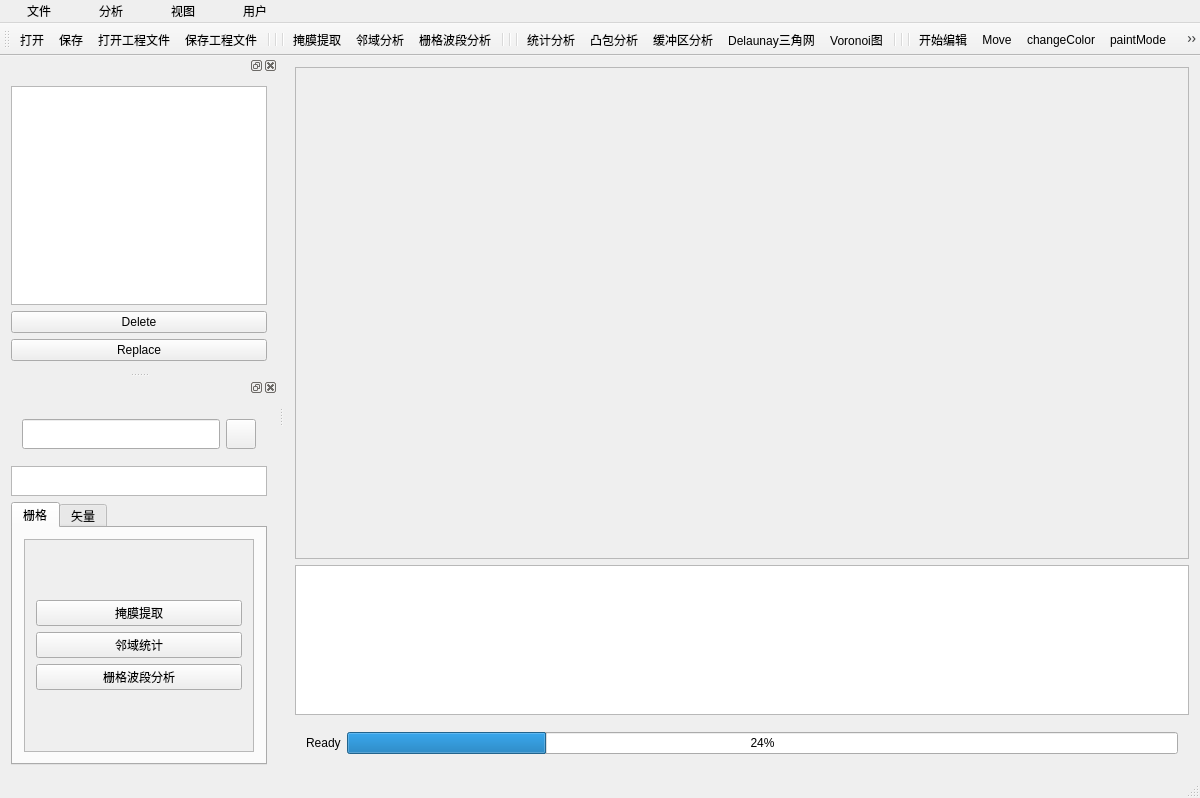
<?xml version="1.0" encoding="UTF-8"?>
<ui version="4.0">
 <class>mainwindowClass</class>
 <widget class="QMainWindow" name="mainwindowClass">
  <property name="geometry">
   <rect>
    <x>0</x>
    <y>0</y>
    <width>1200</width>
    <height>798</height>
   </rect>
  </property>
  <property name="windowTitle">
   <string>mainwindow</string>
  </property>
  <widget class="QWidget" name="centralWidget">
   <layout class="QVBoxLayout" name="verticalLayout_2">
    <item>
     <widget class="QScrollArea" name="scrollArea">
      <property name="widgetResizable">
       <bool>true</bool>
      </property>
      <widget class="QWidget" name="scrollAreaWidgetContents">
       <property name="geometry">
        <rect>
         <x>0</x>
         <y>0</y>
         <width>902</width>
         <height>488</height>
        </rect>
       </property>
      </widget>
     </widget>
    </item>
    <item>
     <widget class="QTextEdit" name="log">
      <property name="minimumSize">
       <size>
        <width>0</width>
        <height>150</height>
       </size>
      </property>
      <property name="maximumSize">
       <size>
        <width>16777215</width>
        <height>150</height>
       </size>
      </property>
      <property name="styleSheet">
       <string notr="true"/>
      </property>
      <property name="readOnly">
       <bool>true</bool>
      </property>
     </widget>
    </item>
    <item>
     <widget class="QWidget" name="widget_2" native="true">
      <layout class="QHBoxLayout" name="horizontalLayout_2">
       <item>
        <widget class="QLabel" name="time">
         <property name="maximumSize">
          <size>
           <width>50</width>
           <height>16777215</height>
          </size>
         </property>
         <property name="text">
          <string>Ready</string>
         </property>
        </widget>
       </item>
       <item>
        <widget class="QProgressBar" name="progressBar">
         <property name="value">
          <number>24</number>
         </property>
        </widget>
       </item>
      </layout>
     </widget>
    </item>
   </layout>
  </widget>
  <widget class="QMenuBar" name="menuBar">
   <property name="geometry">
    <rect>
     <x>0</x>
     <y>0</y>
     <width>1200</width>
     <height>33</height>
    </rect>
   </property>
   <property name="styleSheet">
    <string notr="true"/>
   </property>
   <widget class="QMenu" name="file">
    <property name="title">
     <string>     文件     </string>
    </property>
    <addaction name="openFile"/>
    <addaction name="saveFile"/>
    <addaction name="openProjectAct"/>
    <addaction name="saveProjectAct"/>
   </widget>
   <widget class="QMenu" name="windows">
    <property name="title">
     <string>     视图     </string>
    </property>
    <addaction name="openLayersManageAct"/>
    <addaction name="openToolBox"/>
   </widget>
   <widget class="QMenu" name="analysis">
    <property name="title">
     <string>     分析     </string>
    </property>
    <widget class="QMenu" name="analysis_2">
     <property name="title">
      <string>几何分析</string>
     </property>
     <property name="icon">
      <iconset resource="login.qrc">
       <normaloff>:/login/res/geometry.png</normaloff>:/login/res/geometry.png</iconset>
     </property>
     <addaction name="convexHullAnalysisAct"/>
     <addaction name="bufferAnalysisAct"/>
     <addaction name="delaunayAct"/>
     <addaction name="voronoiAnalysisAct"/>
    </widget>
    <addaction name="maskExtrationAct"/>
    <addaction name="domainAnalysisAct"/>
    <addaction name="statisticAnalysisAct"/>
    <addaction name="analysis_2"/>
    <addaction name="rasterBandAnalysisAct"/>
   </widget>
   <widget class="QMenu" name="UserTips">
    <property name="title">
     <string>     用户     </string>
    </property>
    <widget class="QMenu" name="actionTravel">
     <property name="title">
      <string>景点推荐</string>
     </property>
     <property name="icon">
      <iconset resource="login.qrc">
       <normaloff>:/login/res/travel.png</normaloff>:/login/res/travel.png</iconset>
     </property>
     <addaction name="actionQuYuan"/>
    </widget>
    <addaction name="actionUserTips"/>
    <addaction name="actionTravel"/>
   </widget>
   <addaction name="file"/>
   <addaction name="analysis"/>
   <addaction name="windows"/>
   <addaction name="UserTips"/>
  </widget>
  <widget class="QToolBar" name="mainToolBar">
   <property name="styleSheet">
    <string notr="true"/>
   </property>
   <attribute name="toolBarArea">
    <enum>TopToolBarArea</enum>
   </attribute>
   <attribute name="toolBarBreak">
    <bool>false</bool>
   </attribute>
   <addaction name="openFile"/>
   <addaction name="saveFile"/>
   <addaction name="openProjectAct"/>
   <addaction name="saveProjectAct"/>
   <addaction name="separator"/>
   <addaction name="separator"/>
   <addaction name="separator"/>
   <addaction name="maskExtrationAct"/>
   <addaction name="domainAnalysisAct"/>
   <addaction name="rasterBandAnalysisAct"/>
   <addaction name="separator"/>
   <addaction name="separator"/>
   <addaction name="separator"/>
   <addaction name="statisticAnalysisAct"/>
   <addaction name="convexHullAnalysisAct"/>
   <addaction name="bufferAnalysisAct"/>
   <addaction name="delaunayAct"/>
   <addaction name="voronoiAnalysisAct"/>
   <addaction name="separator"/>
   <addaction name="separator"/>
   <addaction name="separator"/>
   <addaction name="beginEdit"/>
   <addaction name="moveAct"/>
   <addaction name="changeColorAct"/>
   <addaction name="paintModeAct"/>
   <addaction name="changePenColorAct"/>
   <addaction name="changeThicknessAct"/>
   <addaction name="drawPolylineAct"/>
   <addaction name="drawEllipseAct"/>
   <addaction name="drawRectangleAct"/>
   <addaction name="clearLastGraphicAct"/>
   <addaction name="clearAct"/>
   <addaction name="endEdit"/>
   <addaction name="separator"/>
   <addaction name="separator"/>
   <addaction name="separator"/>
   <addaction name="blueModeAct"/>
   <addaction name="lightModeAct"/>
   <addaction name="darkModeAct"/>
   <addaction name="separator"/>
   <addaction name="separator"/>
   <addaction name="separator"/>
   <addaction name="undoAct"/>
   <addaction name="redoAct"/>
   <addaction name="separator"/>
   <addaction name="separator"/>
   <addaction name="separator"/>
   <addaction name="actionUserTips"/>
  </widget>
  <widget class="QStatusBar" name="statusBar"/>
  <widget class="QDockWidget" name="leftDock1">
   <property name="minimumSize">
    <size>
     <width>157</width>
     <height>279</height>
    </size>
   </property>
   <property name="maximumSize">
    <size>
     <width>300</width>
     <height>800</height>
    </size>
   </property>
   <property name="styleSheet">
    <string notr="true"/>
   </property>
   <attribute name="dockWidgetArea">
    <number>1</number>
   </attribute>
   <widget class="QWidget" name="dockWidgetContents">
    <layout class="QVBoxLayout" name="verticalLayout">
     <item>
      <widget class="QListView" name="listView">
       <property name="styleSheet">
        <string notr="true"/>
       </property>
      </widget>
     </item>
     <item>
      <widget class="QPushButton" name="deleteFile">
       <property name="styleSheet">
        <string notr="true"/>
       </property>
       <property name="text">
        <string>Delete</string>
       </property>
      </widget>
     </item>
     <item>
      <widget class="QPushButton" name="replaceButton">
       <property name="text">
        <string>Replace</string>
       </property>
      </widget>
     </item>
    </layout>
   </widget>
  </widget>
  <widget class="QDockWidget" name="leftDock2">
   <property name="minimumSize">
    <size>
     <width>251</width>
     <height>300</height>
    </size>
   </property>
   <property name="maximumSize">
    <size>
     <width>300</width>
     <height>800</height>
    </size>
   </property>
   <property name="styleSheet">
    <string notr="true"/>
   </property>
   <attribute name="dockWidgetArea">
    <number>1</number>
   </attribute>
   <widget class="QWidget" name="dockWidgetContents_2">
    <layout class="QVBoxLayout" name="verticalLayout_4">
     <item>
      <widget class="QWidget" name="widget" native="true">
       <property name="minimumSize">
        <size>
         <width>0</width>
         <height>40</height>
        </size>
       </property>
       <layout class="QHBoxLayout" name="horizontalLayout">
        <item>
         <widget class="QLineEdit" name="searchEdit">
          <property name="minimumSize">
           <size>
            <width>0</width>
            <height>30</height>
           </size>
          </property>
          <property name="styleSheet">
           <string notr="true"/>
          </property>
         </widget>
        </item>
        <item>
         <widget class="QPushButton" name="searchButton">
          <property name="minimumSize">
           <size>
            <width>0</width>
            <height>30</height>
           </size>
          </property>
          <property name="maximumSize">
           <size>
            <width>30</width>
            <height>16777215</height>
           </size>
          </property>
          <property name="styleSheet">
           <string notr="true"/>
          </property>
          <property name="text">
           <string/>
          </property>
          <property name="icon">
           <iconset resource="login.qrc">
            <normaloff>:/login/res/searchButton.png</normaloff>:/login/res/searchButton.png</iconset>
          </property>
         </widget>
        </item>
       </layout>
      </widget>
     </item>
     <item>
      <widget class="QListView" name="searchedTool">
       <property name="maximumSize">
        <size>
         <width>16777215</width>
         <height>30</height>
        </size>
       </property>
       <property name="styleSheet">
        <string notr="true"/>
       </property>
      </widget>
     </item>
     <item>
      <widget class="QTabWidget" name="toolBox">
       <property name="styleSheet">
        <string notr="true"/>
       </property>
       <property name="currentIndex">
        <number>0</number>
       </property>
       <widget class="QWidget" name="rasterTab">
        <attribute name="icon">
         <iconset resource="login.qrc">
          <normaloff>:/login/res/grid.png</normaloff>:/login/res/grid.png</iconset>
        </attribute>
        <attribute name="title">
         <string>栅格</string>
        </attribute>
        <layout class="QVBoxLayout" name="verticalLayout_6">
         <item>
          <widget class="QScrollArea" name="rasterArea">
           <property name="widgetResizable">
            <bool>true</bool>
           </property>
           <widget class="QWidget" name="scrollAreaWidgetContents_4">
            <property name="geometry">
             <rect>
              <x>0</x>
              <y>0</y>
              <width>230</width>
              <height>200</height>
             </rect>
            </property>
            <layout class="QVBoxLayout" name="verticalLayout_7">
             <item>
              <layout class="QGridLayout" name="rasterLayout">
               <item row="0" column="0">
                <widget class="QPushButton" name="maskExtrationButton">
                 <property name="text">
                  <string>掩膜提取</string>
                 </property>
                 <property name="icon">
                  <iconset resource="login.qrc">
                   <normaloff>:/login/res/maskExtraction.png</normaloff>:/login/res/maskExtraction.png</iconset>
                 </property>
                </widget>
               </item>
               <item row="1" column="0">
                <widget class="QPushButton" name="domainAnalysisButton">
                 <property name="text">
                  <string>邻域统计</string>
                 </property>
                 <property name="icon">
                  <iconset resource="login.qrc">
                   <normaloff>:/login/res/domainAnalysis.png</normaloff>:/login/res/domainAnalysis.png</iconset>
                 </property>
                </widget>
               </item>
               <item row="2" column="0">
                <widget class="QPushButton" name="rasterBandAnalysisButton">
                 <property name="text">
                  <string>栅格波段分析</string>
                 </property>
                 <property name="icon">
                  <iconset resource="login.qrc">
                   <normaloff>:/login/res/rasterBand.png</normaloff>:/login/res/rasterBand.png</iconset>
                 </property>
                </widget>
               </item>
              </layout>
             </item>
            </layout>
           </widget>
          </widget>
         </item>
        </layout>
       </widget>
       <widget class="QWidget" name="vectorTab">
        <attribute name="icon">
         <iconset resource="login.qrc">
          <normaloff>:/login/res/vector.png</normaloff>:/login/res/vector.png</iconset>
        </attribute>
        <attribute name="title">
         <string>矢量</string>
        </attribute>
        <layout class="QVBoxLayout" name="verticalLayout_5">
         <item>
          <widget class="QScrollArea" name="vectorArea">
           <property name="widgetResizable">
            <bool>true</bool>
           </property>
           <widget class="QWidget" name="scrollAreaWidgetContents_3">
            <property name="geometry">
             <rect>
              <x>0</x>
              <y>0</y>
              <width>230</width>
              <height>200</height>
             </rect>
            </property>
            <layout class="QVBoxLayout" name="verticalLayout_9">
             <item>
              <layout class="QGridLayout" name="vectorLayout">
               <item row="3" column="0">
                <widget class="QPushButton" name="delaunayButton">
                 <property name="text">
                  <string>Delaunay三角网</string>
                 </property>
                 <property name="icon">
                  <iconset resource="login.qrc">
                   <normaloff>:/login/res/Triangulation.png</normaloff>:/login/res/Triangulation.png</iconset>
                 </property>
                </widget>
               </item>
               <item row="1" column="0">
                <widget class="QPushButton" name="convexHullAnalysisButton">
                 <property name="text">
                  <string>凸包分析</string>
                 </property>
                 <property name="icon">
                  <iconset resource="login.qrc">
                   <normaloff>:/login/res/convexHullAnalysis.png</normaloff>:/login/res/convexHullAnalysis.png</iconset>
                 </property>
                </widget>
               </item>
               <item row="0" column="0">
                <widget class="QPushButton" name="statisticAnalysisButton">
                 <property name="text">
                  <string>统计分析</string>
                 </property>
                 <property name="icon">
                  <iconset resource="login.qrc">
                   <normaloff>:/login/res/statisticAnalysis.png</normaloff>:/login/res/statisticAnalysis.png</iconset>
                 </property>
                </widget>
               </item>
               <item row="2" column="0">
                <widget class="QPushButton" name="bufferAnalysisButton">
                 <property name="text">
                  <string>缓冲区分析</string>
                 </property>
                 <property name="icon">
                  <iconset resource="login.qrc">
                   <normaloff>:/login/res/bufferAnalysis.png</normaloff>:/login/res/bufferAnalysis.png</iconset>
                 </property>
                </widget>
               </item>
               <item row="4" column="0">
                <widget class="QPushButton" name="voronoiAnalysisButton">
                 <property name="text">
                  <string>Voronoi图</string>
                 </property>
                 <property name="icon">
                  <iconset resource="login.qrc">
                   <normaloff>:/login/res/Voronoi.png</normaloff>:/login/res/Voronoi.png</iconset>
                 </property>
                </widget>
               </item>
              </layout>
             </item>
            </layout>
           </widget>
          </widget>
         </item>
        </layout>
       </widget>
      </widget>
     </item>
    </layout>
   </widget>
  </widget>
  <action name="openLayersManageAct">
   <property name="text">
    <string>图层管理器</string>
   </property>
   <property name="shortcut">
    <string>L</string>
   </property>
  </action>
  <action name="convexHullAnalysisAct">
   <property name="icon">
    <iconset resource="login.qrc">
     <normaloff>:/login/res/convexHullAnalysis.png</normaloff>:/login/res/convexHullAnalysis.png</iconset>
   </property>
   <property name="text">
    <string>凸包分析</string>
   </property>
   <property name="shortcut">
    <string>Ctrl+4</string>
   </property>
  </action>
  <action name="bufferAnalysisAct">
   <property name="icon">
    <iconset resource="login.qrc">
     <normaloff>:/login/res/bufferAnalysis.png</normaloff>:/login/res/bufferAnalysis.png</iconset>
   </property>
   <property name="text">
    <string>缓冲区分析</string>
   </property>
   <property name="shortcut">
    <string>Ctrl+5</string>
   </property>
  </action>
  <action name="domainAnalysisAct">
   <property name="icon">
    <iconset resource="login.qrc">
     <normaloff>:/login/res/domainAnalysis.png</normaloff>:/login/res/domainAnalysis.png</iconset>
   </property>
   <property name="text">
    <string>邻域分析</string>
   </property>
   <property name="shortcut">
    <string>Ctrl+2</string>
   </property>
  </action>
  <action name="statisticAnalysisAct">
   <property name="icon">
    <iconset resource="login.qrc">
     <normaloff>:/login/res/statisticAnalysis.png</normaloff>:/login/res/statisticAnalysis.png</iconset>
   </property>
   <property name="text">
    <string>统计分析</string>
   </property>
   <property name="shortcut">
    <string>Ctrl+3</string>
   </property>
  </action>
  <action name="openFile">
   <property name="icon">
    <iconset resource="login.qrc">
     <normaloff>:/login/res/openFile.png</normaloff>:/login/res/openFile.png</iconset>
   </property>
   <property name="text">
    <string>打开</string>
   </property>
   <property name="shortcut">
    <string>O</string>
   </property>
  </action>
  <action name="saveFile">
   <property name="icon">
    <iconset resource="login.qrc">
     <normaloff>:/login/res/saveFile.png</normaloff>:/login/res/saveFile.png</iconset>
   </property>
   <property name="text">
    <string>保存</string>
   </property>
   <property name="shortcut">
    <string>S</string>
   </property>
  </action>
  <action name="maskExtrationAct">
   <property name="icon">
    <iconset resource="login.qrc">
     <normaloff>:/login/res/maskExtraction.png</normaloff>:/login/res/maskExtraction.png</iconset>
   </property>
   <property name="text">
    <string>掩膜提取</string>
   </property>
   <property name="shortcut">
    <string>Ctrl+1</string>
   </property>
  </action>
  <action name="rasterBandAnalysisAct">
   <property name="icon">
    <iconset resource="login.qrc">
     <normaloff>:/login/res/rasterBand.png</normaloff>:/login/res/rasterBand.png</iconset>
   </property>
   <property name="text">
    <string>栅格波段分析</string>
   </property>
   <property name="shortcut">
    <string>Ctrl+8</string>
   </property>
  </action>
  <action name="delaunayAct">
   <property name="icon">
    <iconset resource="login.qrc">
     <normaloff>:/login/res/Triangulation.png</normaloff>:/login/res/Triangulation.png</iconset>
   </property>
   <property name="text">
    <string>Delaunay三角网</string>
   </property>
   <property name="shortcut">
    <string>Ctrl+7</string>
   </property>
  </action>
  <action name="actionUserTips">
   <property name="icon">
    <iconset resource="login.qrc">
     <normaloff>:/login/res/UserTips.png</normaloff>:/login/res/UserTips.png</iconset>
   </property>
   <property name="text">
    <string>用户提示</string>
   </property>
   <property name="shortcut">
    <string>N</string>
   </property>
  </action>
  <action name="openToolBox">
   <property name="text">
    <string>工具箱</string>
   </property>
   <property name="shortcut">
    <string>T</string>
   </property>
  </action>
  <action name="beginEdit">
   <property name="icon">
    <iconset resource="login.qrc">
     <normaloff>:/login/res/beginEdit.png</normaloff>:/login/res/beginEdit.png</iconset>
   </property>
   <property name="text">
    <string>开始编辑</string>
   </property>
   <property name="toolTip">
    <string>开始编辑</string>
   </property>
   <property name="menuRole">
    <enum>QAction::MenuRole::NoRole</enum>
   </property>
  </action>
  <action name="endEdit">
   <property name="icon">
    <iconset resource="login.qrc">
     <normaloff>:/login/res/endEdit.png</normaloff>:/login/res/endEdit.png</iconset>
   </property>
   <property name="text">
    <string>结束编辑 </string>
   </property>
   <property name="toolTip">
    <string>结束编辑</string>
   </property>
   <property name="menuRole">
    <enum>QAction::MenuRole::NoRole</enum>
   </property>
  </action>
  <action name="blueModeAct">
   <property name="icon">
    <iconset resource="login.qrc">
     <normaloff>:/login/res/originalBlueMode.png</normaloff>:/login/res/originalBlueMode.png</iconset>
   </property>
   <property name="text">
    <string>blueMode</string>
   </property>
   <property name="toolTip">
    <string>原生蓝色模式</string>
   </property>
   <property name="menuRole">
    <enum>QAction::MenuRole::NoRole</enum>
   </property>
  </action>
  <action name="lightModeAct">
   <property name="icon">
    <iconset resource="login.qrc">
     <normaloff>:/login/res/lightMode.png</normaloff>:/login/res/lightMode.png</iconset>
   </property>
   <property name="text">
    <string>lightModeAct</string>
   </property>
   <property name="toolTip">
    <string>白天模式</string>
   </property>
   <property name="menuRole">
    <enum>QAction::MenuRole::NoRole</enum>
   </property>
  </action>
  <action name="darkModeAct">
   <property name="icon">
    <iconset resource="login.qrc">
     <normaloff>:/login/res/darkMode.png</normaloff>:/login/res/darkMode.png</iconset>
   </property>
   <property name="text">
    <string>darkModeAct</string>
   </property>
   <property name="toolTip">
    <string>黑夜模式</string>
   </property>
   <property name="menuRole">
    <enum>QAction::MenuRole::NoRole</enum>
   </property>
  </action>
  <action name="changeColorAct">
   <property name="icon">
    <iconset resource="login.qrc">
     <normaloff>:/login/res/changeColor.png</normaloff>:/login/res/changeColor.png</iconset>
   </property>
   <property name="text">
    <string>changeColor</string>
   </property>
   <property name="toolTip">
    <string>修改颜色</string>
   </property>
   <property name="menuRole">
    <enum>QAction::MenuRole::NoRole</enum>
   </property>
  </action>
  <action name="paintModeAct">
   <property name="icon">
    <iconset resource="login.qrc">
     <normaloff>:/login/res/drawMode.png</normaloff>:/login/res/drawMode.png</iconset>
   </property>
   <property name="text">
    <string>paintMode</string>
   </property>
   <property name="toolTip">
    <string>绘画模式</string>
   </property>
   <property name="menuRole">
    <enum>QAction::MenuRole::NoRole</enum>
   </property>
  </action>
  <action name="drawPolylineAct">
   <property name="icon">
    <iconset resource="login.qrc">
     <normaloff>:/login/res/drawPolyline.png</normaloff>:/login/res/drawPolyline.png</iconset>
   </property>
   <property name="text">
    <string>drawPolyline</string>
   </property>
   <property name="toolTip">
    <string>绘制多线</string>
   </property>
   <property name="menuRole">
    <enum>QAction::MenuRole::NoRole</enum>
   </property>
  </action>
  <action name="drawEllipseAct">
   <property name="icon">
    <iconset resource="login.qrc">
     <normaloff>:/login/res/drawEllipse.png</normaloff>:/login/res/drawEllipse.png</iconset>
   </property>
   <property name="text">
    <string>drawEllipse</string>
   </property>
   <property name="toolTip">
    <string>绘制椭圆形</string>
   </property>
   <property name="menuRole">
    <enum>QAction::MenuRole::NoRole</enum>
   </property>
  </action>
  <action name="drawRectangleAct">
   <property name="icon">
    <iconset resource="login.qrc">
     <normaloff>:/login/res/drawRectangle.png</normaloff>:/login/res/drawRectangle.png</iconset>
   </property>
   <property name="text">
    <string>drawRectangle</string>
   </property>
   <property name="toolTip">
    <string>绘制矩形</string>
   </property>
   <property name="menuRole">
    <enum>QAction::MenuRole::NoRole</enum>
   </property>
  </action>
  <action name="voronoiAnalysisAct">
   <property name="icon">
    <iconset resource="login.qrc">
     <normaloff>:/login/res/Voronoi.png</normaloff>:/login/res/Voronoi.png</iconset>
   </property>
   <property name="text">
    <string>Voronoi图</string>
   </property>
  </action>
  <action name="moveAct">
   <property name="icon">
    <iconset resource="login.qrc">
     <normaloff>:/login/res/move.png</normaloff>:/login/res/move.png</iconset>
   </property>
   <property name="text">
    <string>Move</string>
   </property>
   <property name="toolTip">
    <string>移动模式</string>
   </property>
   <property name="menuRole">
    <enum>QAction::MenuRole::NoRole</enum>
   </property>
  </action>
  <action name="openProjectAct">
   <property name="icon">
    <iconset resource="login.qrc">
     <normaloff>:/login/res/openProject.png</normaloff>:/login/res/openProject.png</iconset>
   </property>
   <property name="text">
    <string>打开工程文件</string>
   </property>
  </action>
  <action name="saveProjectAct">
   <property name="icon">
    <iconset resource="login.qrc">
     <normaloff>:/login/res/saveProject.png</normaloff>:/login/res/saveProject.png</iconset>
   </property>
   <property name="text">
    <string>保存工程文件</string>
   </property>
  </action>
  <action name="clearAct">
   <property name="icon">
    <iconset resource="login.qrc">
     <normaloff>:/login/res/clear.png</normaloff>:/login/res/clear.png</iconset>
   </property>
   <property name="text">
    <string>clear</string>
   </property>
   <property name="toolTip">
    <string>清除图形</string>
   </property>
   <property name="menuRole">
    <enum>QAction::MenuRole::NoRole</enum>
   </property>
  </action>
  <action name="undoAct">
   <property name="icon">
    <iconset resource="login.qrc">
     <normaloff>:/login/res/undo.png</normaloff>:/login/res/undo.png</iconset>
   </property>
   <property name="text">
    <string>Undo</string>
   </property>
   <property name="shortcut">
    <string>Ctrl+Z</string>
   </property>
   <property name="menuRole">
    <enum>QAction::MenuRole::NoRole</enum>
   </property>
  </action>
  <action name="redoAct">
   <property name="icon">
    <iconset resource="login.qrc">
     <normaloff>:/login/res/redo.png</normaloff>:/login/res/redo.png</iconset>
   </property>
   <property name="text">
    <string>Redo</string>
   </property>
   <property name="shortcut">
    <string>Ctrl+Y</string>
   </property>
   <property name="menuRole">
    <enum>QAction::MenuRole::NoRole</enum>
   </property>
  </action>
  <action name="changePenColorAct">
   <property name="icon">
    <iconset resource="login.qrc">
     <normaloff>:/login/res/changePenColor.png</normaloff>:/login/res/changePenColor.png</iconset>
   </property>
   <property name="text">
    <string>changePenColor</string>
   </property>
   <property name="toolTip">
    <string>更改画笔颜色</string>
   </property>
   <property name="menuRole">
    <enum>QAction::MenuRole::NoRole</enum>
   </property>
  </action>
  <action name="changeThicknessAct">
   <property name="icon">
    <iconset resource="login.qrc">
     <normaloff>:/login/res/changeThickness.png</normaloff>:/login/res/changeThickness.png</iconset>
   </property>
   <property name="text">
    <string>changeThickness</string>
   </property>
   <property name="toolTip">
    <string>更改画笔粗细 </string>
   </property>
   <property name="menuRole">
    <enum>QAction::MenuRole::NoRole</enum>
   </property>
  </action>
  <action name="clearLastGraphicAct">
   <property name="icon">
    <iconset resource="login.qrc">
     <normaloff>:/login/res/clearLastGraphic.png</normaloff>:/login/res/clearLastGraphic.png</iconset>
   </property>
   <property name="text">
    <string>clearLastGraphic</string>
   </property>
   <property name="toolTip">
    <string>清除最新绘制图形</string>
   </property>
   <property name="menuRole">
    <enum>QAction::MenuRole::NoRole</enum>
   </property>
  </action>
  <action name="actionQuYuan">
   <property name="icon">
    <iconset resource="login.qrc">
     <normaloff>:/login/res/travel.png</normaloff>:/login/res/travel.png</iconset>
   </property>
   <property name="text">
    <string>屈原故里</string>
   </property>
  </action>
 </widget>
 <layoutdefault spacing="6" margin="11"/>
 <resources>
  <include location="login.qrc"/>
 </resources>
 <connections/>
</ui>
